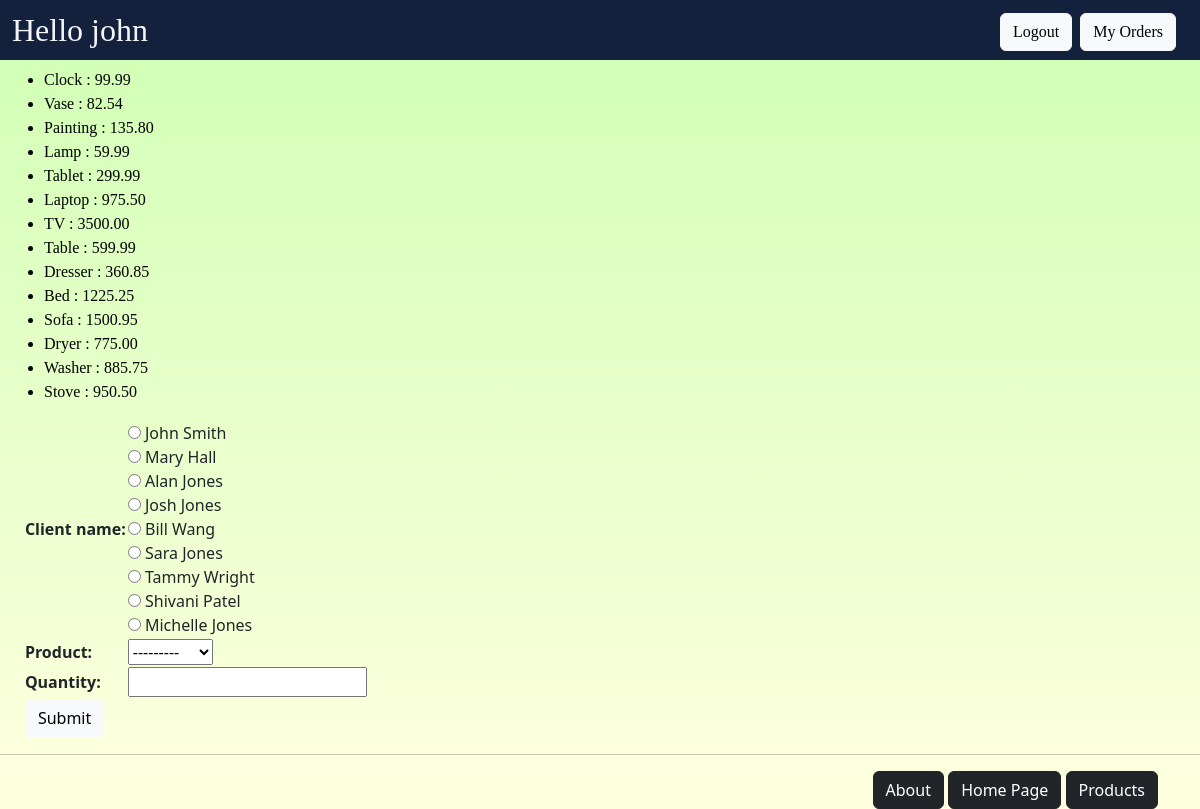
/myaoo/placeorder/ (signed in), run on the app's committed database.
### myaoo/models.py (models this page shows, shortened)
class Product(models.Model):
    category = models.ForeignKey(Category, related_name='products', on_delete=models.CASCADE)
    name = models.CharField(max_length=250)
    price = models.DecimalField(max_digits=8, decimal_places=2)
    stock = models.PositiveIntegerField(default=100, validators=[MaxValueValidator(1000), MinValueValidator(0)])
    available = models.BooleanField(default=True)
    description = models.TextField(blank=True)
    interested = models.PositiveIntegerField(default=0)
    def __str__(self):
        return self.name

### myaoo/views.py (the view)
@login_required
def place_order(request):
    msg = ''
    prodlist = Product.objects.all()
    if request.method == 'POST':
        form = OrderForm(request.POST, initial={'status_date': date.today(), 'order_status': 'Order Placed'})
        if form.is_valid():
            order = form.save(commit=False)
            if order.num_units <= order.product.stock:
                order.product.stock = int(order.product.stock) - 1
                product = Product.objects.get(pk=order.product.id)
                product.stock = product.stock - order.num_units
                product.save()
                order.save()
                msg = 'Your order has been placed successfully'
            else:
                msg = 'We do not have sufficient stock to fill your order.'
            return render(request, 'myaoo/order_response.html', {'msg': msg})
    else:
        form = OrderForm()
    return render(request, 'myaoo/placeorder.html', {'form': form, 'msg': msg, 'prodlist': prodlist})

### myaoo/forms.py
class OrderForm(forms.ModelForm):
    class Meta:
        model = Order
        fields = ['client', 'product', 'num_units']
    client = forms.ModelChoiceField(widget=forms.RadioSelect, queryset=Client.objects.all(), to_field_name="username",
                                    label='Client name')
    product = forms.ModelChoiceField(queryset=Product.objects.all().order_by('id'), to_field_name="name")
    num_units = forms.IntegerField(label='Quantity')

### myaoo/models.py (called while the page is built)
    def __str__(self):
        return self.first_name + " " + self.last_name

### myaoo/templates/myaoo/placeorder.html (shortened to what this page needs)
{% extends 'myaoo/base.html' %}
{% block body_block %}
    <div class="mybdy">
        {% if prodlist %}
            <ul>
            {% for product in prodlist %}
                <li>{{ product.name }} : {{ product.price }}</li>
            {% endfor %}
            </ul>
        {% else %}
            <p> There are no products available this time. </p>
        {% endif %}
        <div class="mybdy">
            <table>
                <form method="post">
                    {{ form.as_table }}
                    <td>
                        <button type="submit" name="submit" class="btn btn-light btn-med">Submit</button>
                    </td>
                </form>
            </table>
        </div>
    </div>
{% endblock %}

### myaoo/templates/myaoo/base.html (shortened to what this page needs)
<!DOCTYPE html>
{% load static %}
<html lang="en">
<head>
    <link rel="stylesheet" type="text/css" href="{% static 'myaoo/style.css' %}"/>
    <link rel="stylesheet" href="https://cdn.jsdelivr.net/npm/bootstrap@5.2.2/dist/css/bootstrap.min.css">
</head>
<body>
    <div>
        <h1 class="hdng">
            <div class="myhdg">
                Hello
                {% if user.is_authenticated %}
                    {{ request.user.username }}
                {% else %}
                    Guest
                {% endif %}
            </div>
            <div class="logbtn">
                {% if user.is_authenticated %}
                    <button onclick="location.href='{% url 'myaoo:logout' %}'" type="button" class="btn btn-light">Logout</button>
                    <button onclick="location.href='{% url 'myaoo:myorders' %}'" type="button" class="btn btn-light">My Orders</button>
                {% else %}
                    <button onclick="location.href='{% url 'myaoo:login' %}'" type="button" class="btn btn-light">Login</button>
                    <button onclick="location.href='{% url 'myaoo:register' %}'" type="button" class="btn btn-light">Register</button>
                {% endif %}
            </div>
        </h1>
        {% block body_block %}*** {% endblock %}
    </div>
    <hr />
    <div class="container">
        <div class="btn-group-justified btns">
            <button onclick="location.href='{% url 'myaoo:about' %}'" type="button" class="btn btn-dark">About</button>
            <button onclick="location.href='{% url 'myaoo:index' %}'" type="button" class="btn btn-dark">Home Page</button>
            <button onclick="location.href='{% url 'myaoo:products' %}'" type="button" class="btn btn-dark">Products</button>
        </div>
    </div>
</body>
</html>

### myaoo/static/myaoo/style.css (style rules this page uses)
html { min-height: 100%; }
.hdng { background-color: #14213d; color: #f2f4f5; height: 60px; font-size: xx-large; font-family: Verdana; font-family: Copperplate, Papyrus, fantasy; margin-top: 0; display: flex; justify-content: flex-start; align-content: center; align-items: center; }
.myhdg { margin-left: 1%; }
.logbtn { align-self: center; margin-left: auto; margin-right: 2%; }
body { background: linear-gradient(#cfffb3, #ffffe0); font-family: "Helvetica Neue", Helvetica, Arial, sans-serif; }
li { color: #000000; font-family: "Helvetica"; font-family: Copperplate, Papyrus, fantasy; }
.btns { text-align-last: end; }
.mybdy { margin-left: 1%; }

### data on the page
Product: name "Clock", price "99.99"
Product: name "Vase", price "82.54"
Product: name "Painting", price "135.80"
Product: name "Lamp", price "59.99"
Product: name "Tablet", price "299.99"
Product: name "Laptop", price "975.50"
Product: name "TV", price "3500.00"
Product: name "Table", price "599.99"
Product: name "Dresser", price "360.85"
Product: name "Bed", price "1225.25"
Product: name "Sofa", price "1500.95"
Product: name "Dryer", price "775.00"
Product: name "Washer", price "885.75"
Product: name "Stove", price "950.50"

### other printed values
{{ request.user.username }} "john"
